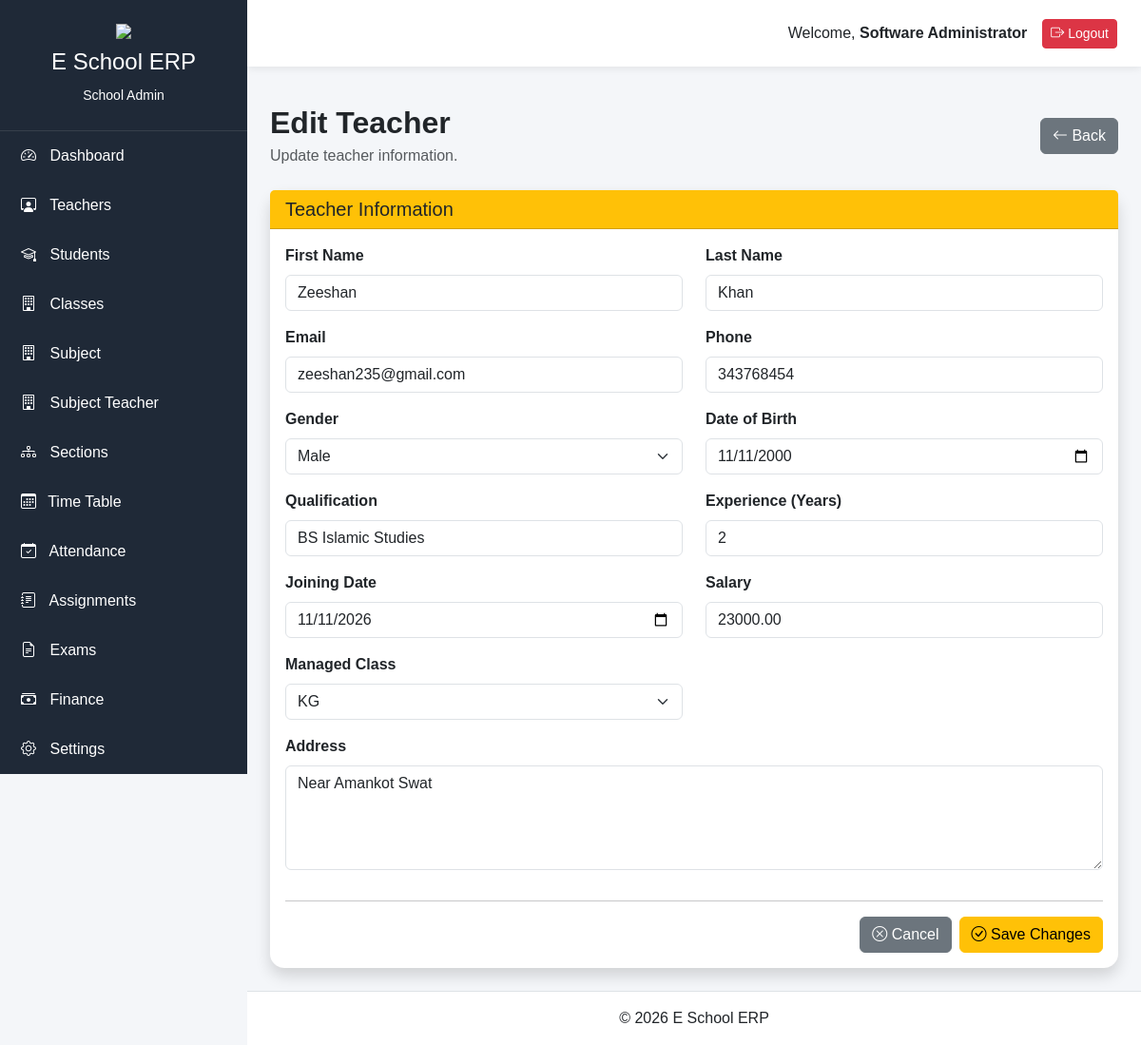
The app's page /school-admin/teacher/1/edit (signed in), older data.
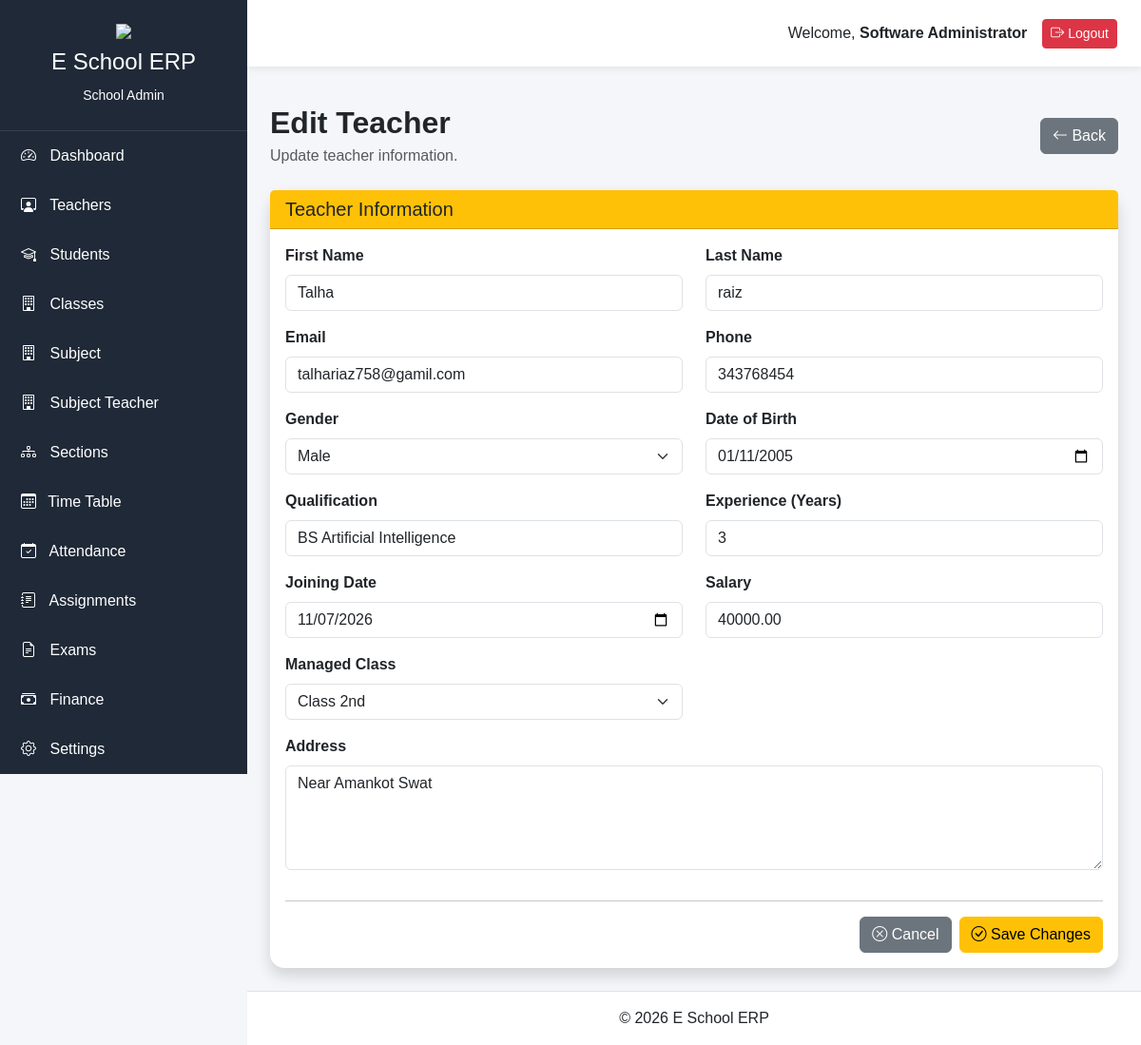
The same page, newer data.
### app/models/teacher.py (models this page shows, shortened)
class Teacher(db.Model):
    __tablename__ = "teachers"
    id = db.Column(db.Integer, primary_key=True)
    user_id = db.Column(db.Integer, db.ForeignKey("users.id"), unique=True, nullable=False)
    school_id = db.Column(db.Integer, db.ForeignKey("schools.id"), nullable=False)
    employee_number = db.Column(db.String(20), unique=True, nullable=False)
    first_name = db.Column(db.String(100), nullable=False)
    last_name = db.Column(db.String(100), nullable=False)
    email = db.Column(db.String(120), unique=True, nullable=False)
    phone = db.Column(db.String(20), nullable=False)
    gender = db.Column(db.String(20), nullable=False)
    date_of_birth = db.Column(db.Date, nullable=True)
    cnic = db.Column(db.String(20), unique=True, nullable=True)
    address = db.Column(db.String(255), nullable=True)
    emergency_contact = db.Column(db.String(20), nullable=True)
    blood_group = db.Column(db.String(5), nullable=True)
    qualification = db.Column(db.String(150), nullable=True)
    experience = db.Column(db.Integer, nullable=True)
    joining_date = db.Column(db.Date, nullable=True)
    salary = db.Column(db.Numeric(10, 2), nullable=True)
    profile_image = db.Column(db.String(255), nullable=True)
    employment_status = db.Column(
    db.String(20),default="Active")
    notes = db.Column(db.Text, nullable=True)
    is_active = db.Column(db.Boolean, default=True)
    created_at = db.Column(db.DateTime, default=datetime.utcnow)
    updated_at = db.Column(
    db.DateTime,default=datetime.utcnow,onupdate=datetime.utcnow)
    user= db.relationship("User", back_populates= "teacher", uselist= False)
    teacher_subjects = db.relationship("TeacherSubject", back_populates ="teacher", cascade= "all, delete-orphan",lazy= True)
    school = db.relationship("School", back_populates="teacher")
    exams = db.relationship("Exam", back_populates="teacher")
    results = db.relationship("Result", back_populates="teacher")
    attendences = db.relationship("Attendance", back_populates="teacher")
    assignments = db.relationship("Assignment", back_populates="teacher")
    timetables = db.relationship("Timetable", back_populates="teacher")
    managed_class= db.relationship("Class",foreign_keys ="Class.class_teacher_id" ,back_populates= "class_teacher", uselist= False)

### app/blueprints/school_admin/routes.py (the view, shortened to what this page needs)
@school_admin.route("/teacher/<int:id>/edit", methods=["GET", "POST"])
@login_required
def edit_teacher(id):
    teacher = Teacher.query.get_or_404(id)
    form = TeacherForm(obj=teacher)
    classes = Class.query.filter_by(is_active=True).all()
    form.managed_class_id.choices = [
    (0, "-- Select Class --")
    ]
    form.managed_class_id.choices += [
    (c.id, c.class_name)
    for c in classes
    ]
    if request.method == "GET":
        managed_class = Class.query.filter_by(class_teacher_id = teacher.id).first()
        if managed_class:
            form.managed_class_id.data = managed_class.id
        else:
            form.managed_class_id.data =0
    return render_template(
    "school_admin/edit_teacher.html",
    form=form,
    teacher=teacher
    )

### app/models/user.py (called while the page is built)
@login_manager.user_loader
def load_user(user_id):
    return User.query.get(int(user_id))

### app/templates/school_admin/edit_teacher.html (shortened to what this page needs)
{% extends "school_admin/base.html" %}
{% block content %}
<div class="container-fluid">
<div class="d-flex justify-content-between align-items-center mb-4">
<div>
<h2 class="fw-bold mb-1">
Edit Teacher
</h2>
<p class="text-muted mb-0">
Update teacher information.
</p>
</div>
<a href="{{ url_for('school_admin.manage_teachers') }}"
class="btn btn-secondary">
<i class="bi bi-arrow-left"></i>
Back
</a>
</div>
<div class="card shadow border-0">
<div class="card-header bg-warning">
<h5 class="mb-0">
Teacher Information
</h5>
</div>
<div class="card-body">
<form method="POST">
<div class="row">
<div class="col-md-6 mb-3">
{{ form.first_name.label(class="form-label fw-semibold") }}
{{ form.first_name(class="form-control") }}
</div>
<div class="col-md-6 mb-3">
    {{ form.last_name.label(class="form-label fw-semibold") }}
    {{ form.last_name(class="form-control") }}
    </div>
<div class="col-md-6 mb-3">
{{ form.email.label(class="form-label fw-semibold") }}
{{ form.email(class="form-control") }}
</div>
<div class="col-md-6 mb-3">
{{ form.phone.label(class="form-label fw-semibold") }}
{{ form.phone(class="form-control") }}
</div>
<div class="col-md-6 mb-3">
{{ form.gender.label(class="form-label fw-semibold") }}
{{ form.gender(class="form-select") }}
</div>
<div class="col-md-6 mb-3">
{{ form.date_of_birth.label(class="form-label fw-semibold") }}
{{ form.date_of_birth(class="form-control") }}
</div>
<div class="col-md-6 mb-3">
{{ form.qualification.label(class="form-label fw-semibold") }}
{{ form.qualification(class="form-control") }}
</div>
<div class="col-md-6 mb-3">
{{ form.experience.label(class="form-label fw-semibold") }}
{{ form.experience(class="form-control") }}
</div>
<div class="col-md-6 mb-3">
{{ form.joining_date.label(class="form-label fw-semibold") }}
{{ form.joining_date(class="form-control") }}
</div>
<div class="col-md-6 mb-3">
{{ form.salary.label(class="form-label fw-semibold") }}
{{ form.salary(class="form-control") }}
</div>
<div class="col-md-6 mb-3">
{{ form.managed_class_id.label(class="form-label fw-semibold") }}
{{ form.managed_class_id(class="form-select") }}
</div>
<div class="col-12 mb-3">
{{ form.address.label(class="form-label fw-semibold") }}
{{ form.address(class="form-control", rows="4") }}
</div>
</div>
<hr>
<div class="d-flex justify-content-end">
<a href="{{ url_for('school_admin.manage_teachers') }}"
class="btn btn-secondary me-2">
<i class="bi bi-x-circle"></i>
Cancel
</a>
<button type="submit"
class="btn btn-warning">
<i class="bi bi-check-circle"></i>
Save Changes
</button>
</div>
</form>
</div>
</div>
</div>
{% endblock %}

Row changes from the older to the newer data that the page shows:
changed Teacher "Male": first_name "Zeeshan" → "Talha"; last_name "Khan" → "raiz"; email "zeeshan235@gmail.com" → "talhariaz758@gamil.com"; date_of_birth "11/11/2000" → "01/11/2005"; qualification "BS Islamic Studies" → "BS Artificial Intelligence"; experience "2" → "3"; joining_date "11/11/2026" → "11/07/2026"; salary "23000.00" → "40000.00"
Text that changed along with them:
form field managed_class_id: "KG" → "Class 2nd"
